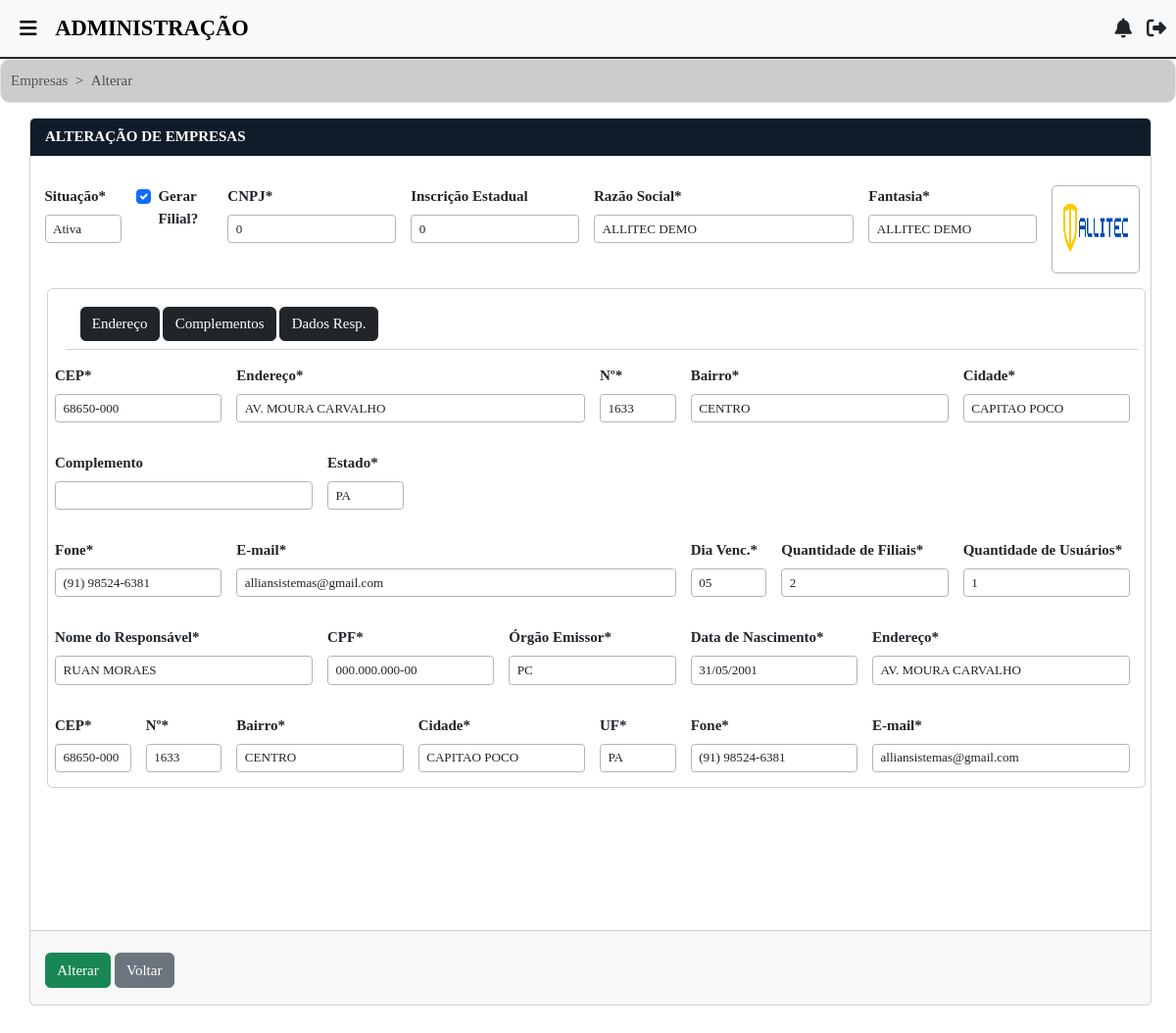
/empresas/att/1/ (signed in), run on the app's committed database.
### empresas/models.py (models this page shows, shortened)
class Empresa(models.Model):
    situacao = models.CharField(
        max_length=10,
        verbose_name="Situação",
        choices=[
            ('Ativa', 'Ativa'),
            ('Inativa', 'Inativa')
        ]
    )
    principal = models.CharField(
        max_length=10,
        verbose_name="Principal?",
        choices=[
            ('Sim', 'Sim'),
            ('Não', 'Não')
        ],
        default="Não"
    )
    cnpj = models.CharField(max_length=20, verbose_name='CNPJ')
    ie = models.CharField(max_length=20, verbose_name='Inscrição Estadual')
    razao_social = models.CharField(max_length=100, verbose_name='Razão Social')
    fantasia = models.CharField(max_length=100, verbose_name='Fantasia')
    endereco = models.CharField(max_length=100, verbose_name='Endereço')
    cep = models.CharField(max_length=10, verbose_name='CEP')
    numero = models.CharField(max_length=10, verbose_name='Nº')
    bairro_emp = models.CharField(max_length=20, verbose_name='Bairro')
    complem = models.CharField(max_length=20, verbose_name='Complemento', blank=True)
    cidade_emp = models.CharField(max_length=30, verbose_name='Cidade')
    uf_emp = models.CharField(max_length=2, verbose_name='UF')
    tel = models.CharField(max_length=15, verbose_name='Fone')
    email = models.EmailField(max_length=40, verbose_name='E-mail')
    fantasia_normalizado = models.CharField(max_length=255, editable=False)
    nome = models.CharField(max_length=100, verbose_name='Nome Responsável')
    cpf = models.CharField(max_length=15, verbose_name='CPF')
    orgao = models.CharField(max_length=30, verbose_name='Órgão Emissor')
    dt_nasc = models.CharField(max_length=20, verbose_name='Data de Nascimento')
    endereco_adm = models.CharField(max_length=100, verbose_name='Endereço')
    cep_adm = models.CharField(max_length=10, verbose_name='CEP')
    numero_adm = models.CharField(max_length=10, verbose_name='Nº')
    bairro_adm = models.CharField(max_length=20, verbose_name='Bairro')
    cidade_adm = models.CharField(max_length=30, verbose_name='Cidade')
    uf_adm = models.CharField(max_length=2, verbose_name='UF')
    tel_adm = models.CharField(max_length=15, verbose_name='Fone')
    email_adm = models.EmailField(max_length=40, verbose_name='E-mail')
    logo = models.FileField(upload_to='logo/', null=True, blank=True, default='default_logo.png')
    DIA_VENC_CHOICES = [
        ('05', '05'), ('10', '10'), ('15', '15'),
        ('20', '20'), ('25', '25'), ('30', '30')
    ]
    dia_venc = models.CharField(
        max_length=10,
        choices=DIA_VENC_CHOICES,
        default='05'
    )
    dt_criacao = models.DateField(
        verbose_name='Data de Registro',
        auto_now_add=True
    )
    dt_inativacao = models.DateField(verbose_name='Data de Inativação', blank=True, null=True)
    qtd_filial = models.PositiveIntegerField(default=1, verbose_name='Quantidade de Filiais Ativas')
    qtd_usuarios = models.PositiveIntegerField(default=1, verbose_name='Quantidade de Usuários Ativos')
    gerar_filial = models.BooleanField(default=False, verbose_name='Gerar Filial?')
    class Meta:
        verbose_name_plural = "Empresas"

### empresas/views.py (the view)
# urls.py: path("att/<int:id>/", views.att_empresa, name='att-empresa'),
@login_required
def att_empresa(request, id):
    empresa = get_object_or_404(Empresa, id=id)
    form = EmpresaForm(instance=empresa)
    if not request.user.has_perm('empresas.change_empresa'):
        messages.info(request, 'Você não tem permissão para editar empresas.')
        return redirect('/empresas/lista/')
    if request.method == 'POST':
        form = EmpresaForm(request.POST, request.FILES, instance=empresa)
        if form.is_valid():
            form.save()
            messages.success(request, 'Empresa atualizada com sucesso.')
            return redirect('/empresas/lista/')
        else:
            error_messages = []
            for field in form:
                if field.errors:
                    for error in field.errors:
                        error_messages.append(f"<i class='fa-solid fa-xmark'></i> Campo ({field.label}) é obrigatório!")
            return render(request, 'empresas/att.html', {'form': form, 'empresa': empresa, 'error_messages': error_messages})
    else:
        form = EmpresaForm(instance=empresa)
    return render(request, 'empresas/att.html', {'form': form, 'empresa': empresa})

### filiais/context_processors.py (called while the page is built)
def notificacoes(request):
    if request.user.is_authenticated:
        notificacoes = Notification.objects.filter(recipient=request.user, unread=True)
        return {'notificacoes': notificacoes}
    return {'notificacoes': []}

### templates/empresas/att.html (shortened to what this page needs)
{% extends 'base.html' %}
{% load static %}
{% load crispy_forms_tags %}
{% block content %}
<div class="container-fluid bg-white">
    <nav style="--bs-breadcrumb-divider: '>';" aria-label="breadcrumb">
        <ol class="breadcrumb">
            <li class="breadcrumb-item"><a href="{% url 'lista-empresas' %}" id="item-naveg">Empresas</a></li>
            <li class="breadcrumb-item active" aria-current="page">Alterar</li>
        </ol>
    </nav>
    <div class="formularios">
        <form method="POST" id="createForm" enctype="multipart/form-data">
            {% if empresa %}
                <div class="card">
                    <div class="card-header">
                        <span>
                            ALTERAÇÃO DE EMPRESAS
                        </span>
                    </div>
                    <div class="card-body">
                        <div class="row g-3" style="margin-left: -8px;">
                            <div class="col-md-1">
                                {{ form.situacao|as_crispy_field }}
                            </div>
                            <div class="col-md-1">
                                {{ form.gerar_filial|as_crispy_field }}
                            </div>
                            <div class="col-md-2">
                                {{ form.cnpj|as_crispy_field }}
                            </div>
                            <div class="col-md-2">
                                {{ form.ie|as_crispy_field }}
                            </div>
                            <div class="col-md-3">
                                {{ form.razao_social|as_crispy_field }}
                            </div>
                            <div class="col-md-2">
                                {{ form.fantasia|as_crispy_field }}
                            </div>
                            <div class="col-md-1" id="div_id_logo">
                                <img id="logo-preview"
                                     class="form-control form-control-sm border-dark-subtle"
                                     src="{% if empresa.logo %}{{ empresa.logo.url }}{% else %}https://www.pythonanywhere.com/user/allitec/files/home/allitec/Allitec/media/default_logo.png{% endif %}"
                                     alt="Logo da empresa"
                                     title="Clique para alterar a imagem"
                                     style="cursor: pointer; width: 90px; height: 90px; border: 1px solid #ddd; border-radius: 5px;">
                            </div>
                            <div class="card">
                                <div class="form-buttons" style="margin-left: 10px; margin-top: 10px;">
                                    <div class="card-header bg-white">
                                        <button type="button" class="btn btn-dark" id="endBtn">Endereço</button>
                                        <button type="button" class="btn btn-dark" id="complBtn">Complementos</button>
                                        <button type="button" class="btn btn-dark" id="dadosRespBtn">Dados Resp.</button>
                                    </div>
                                </div>
                                <div class="form-section" id="enderecos">
                                    <div class="row g-3" style="margin-left: -8px;">
                                        <div class="col-md-2">
                                            {{ form.cep|as_crispy_field }}
                                        </div>
                                        <div class="col-md-4">
                                            {{ form.endereco|as_crispy_field }}
                                        </div>
                                        <div class="col-md-1">
                                            {{ form.numero|as_crispy_field }}
                                        </div>
                                        <div class="col-md-3">
                                            {{ form.bairro_emp|as_crispy_field }}
                                        </div>
                                        <div class="col-md-2">
                                            {{ form.cidade_emp|as_crispy_field }}
                                        </div>
                                        <div class="col-md-3">
                                            {{ form.complem|as_crispy_field }}
                                        </div>
                                        <div class="col-md-1">
                                            {{ form.uf_emp|as_crispy_field }}
                                        </div>
                                    </div>
                                </div>
                                <div class="form-section" id="complementos">
                                    <div class="row g-3" style="margin-left: -8px;">
                                        <div class="col-md-2">
                                            {{ form.tel|as_crispy_field }}
                                        </div>
                                        <div class="col-md-5">
                                            {{ form.email|as_crispy_field }}
                                        </div>
                                        <div class="col-md-1">
                                            {{ form.dia_venc|as_crispy_field }}
                                        </div>
                                        <div class="col-md-2">
                                            {{ form.qtd_filial|as_crispy_field }}
                                        </div>
                                        <div class="col-md-2">
                                            {{ form.qtd_usuarios|as_crispy_field }}
                                        </div>
                                    </div>
                                </div>
                                <div class="form-section" id="dadosResponsavel">
                                    <div class="row g-3" style="margin-left: -8px;">
                                        <div class="col-md-3">
                                            {{ form.nome|as_crispy_field }}
                                        </div>
                                        <div class="col-md-2">
                                            {{ form.cpf|as_crispy_field }}
                                        </div>
                                        <div class="col-md-2">
                                            {{ form.orgao|as_crispy_field }}
                                        </div>
                                        <div class="col-md-2">
                                            {{ form.dt_nasc|as_crispy_field }}
                                        </div>
                                        <div class="col-md-3">
                                            {{ form.endereco_adm|as_crispy_field }}
                                        </div>
                                        <div class="col-md-1">
                                            {{ form.cep_adm|as_crispy_field }}
                                        </div>
                                        <div class="col-md-1">
                                            {{ form.numero_adm|as_crispy_field }}
                                        </div>
                                        <div class="col-md-2">
                                            {{ form.bairro_adm|as_crispy_field }}
                                        </div>
                                        <div class="col-md-2">
                                            {{ form.cidade_adm|as_crispy_field }}
                                        </div>
                                        <div class="col-md-1">
                                            {{ form.uf_adm|as_crispy_field }}
                                        </div>
                                        <div class="col-md-2">
                                            {{ form.tel_adm|as_crispy_field }}
                                        </div>
                                        <div class="col-md-3">
                                            {{ form.email_adm|as_crispy_field }}
                                        </div>
                                    </div>
                                </div>
                            </div>
                        </div>
                    </div>
                    <div class="card-footer">
                        <div class="base_botao">
                            <button type="button" class="btn btn-success botoes" data-bs-toggle="modal" data-bs-target="#staticBackdrop" id="openModalBtn">Alterar</button>
                            <a href="#" class="btn btn-secondary botoes" id="voltarBtn" style="margin-right: 10px;" data-bs-toggle="modal" data-bs-target="#loadingModal">Voltar</a>
                        </div>
                    </div>
                </div>
            {% endif %}
        </form>
    </div>
</div>
{% endblock %}

### static/css/styles.css (style rules this page uses)
body, html { width: 100%; min-height: 100%; margin: 0; padding: 0; background: #0f1d2b; font-size: 15px; font-family: Times; overflow-x: hidden; overflow-y: auto; }
.card { margin-left: 10px; margin-right: 10px; margin-bottom: 130px; }
.container-fluid.bg-white { margin-top: 60px; }
label { font-weight: bold; }
@media (min-width: 769px) { .container-fluid.bg-white { overflow-y: auto; } }
.card-header { background-color: #0f1d2b; color: white; font-weight: bold; }
.container-fluid { padding: 0; height: auto; max-height: none; overflow-y: visible; }
.container-fluid .row { margin: 0; }
#item-naveg { text-decoration: none; color: #545454; }
.breadcrumb { background-color: #CCC; padding: 1%; }
.botoes { margin-bottom: 10px; }
.formularios { margin-left: 20px; margin-right: 15px; }
.base_botao { margin-top: 15px; }
html, body { max-width: 100%; overflow-x: hidden; }
.breadcrumb { border: 1px solid #dee2e6; border-radius: 10px; padding: 10px; }
.form-select { -webkit-appearance: none;-moz-appearance: none;appearance: none;background: none;padding-right: 10px; }
* { scrollbar-width: thin; scrollbar-color: #0f1d2b #f1f1f1; }

### data on the page
Empresa: situacao "Ativa", gerar_filial "☑", cnpj "0", ie "0", razao_social "ALLITEC DEMO", fantasia "ALLITEC DEMO", logo (picture), cep "68650-000", endereco "AV. MOURA CARVALHO", numero "1633", bairro_emp "CENTRO", cidade_emp "CAPITAO POCO", uf_emp "PA", tel "(91) 98524-6381", email "alliansistemas@gmail.com", dia_venc "05", qtd_filial "2", qtd_usuarios "1", nome "RUAN MORAES", cpf "000.000.000-00", orgao "PC", dt_nasc "31/05/2001", endereco_adm "AV. MOURA CARVALHO", cep_adm "68650-000", numero_adm "1633", bairro_adm "CENTRO", cidade_adm "CAPITAO POCO", uf_adm "PA", tel_adm "(91) 98524-6381", email_adm "alliansistemas@gmail.com"
